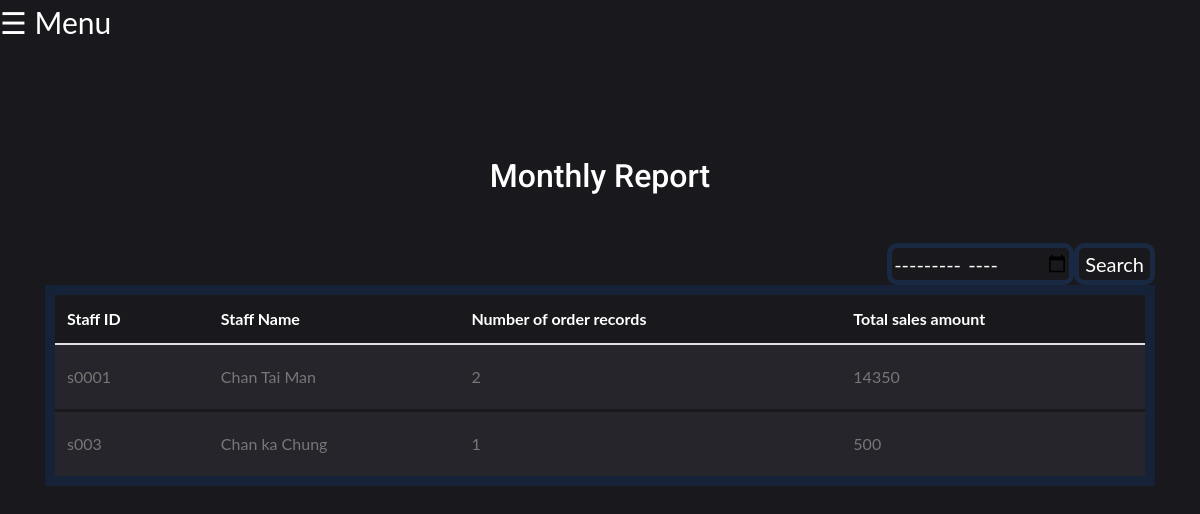
The app's page /php/MonthlyReport.php (signed in) with its own data.
### tables this page shows
CREATE TABLE `Staff` (
  `staffID` varchar(50) NOT NULL,
  `staffName` varchar(100) NOT NULL,
  `password` varchar(50) NOT NULL,
  `position` varchar(50) NOT NULL
);

### php/MonthlyReport.php (the view, shortened to what this page needs)
<!doctype html>
<?php
if(!isset($_COOKIE["user"])){
	header("Location: ../home.html");
}else{
?>
<html>
  <head>
    <link rel="stylesheet" href="../fonts/icomoon/style.css">
    <link rel="stylesheet" href="../css/owl.carousel.min.css">
    <link rel="stylesheet" href="../css/bootstrap.min.css">
    <link rel="stylesheet" href="../css/style.css">
    <link rel="stylesheet" href="../css/navbar.css">
  </head>
  <body>
	<span style="font-size:30px;cursor:pointer" onclick="openNav()">&#9776; Menu</span>
  <div class="content">
    <div class="container">
      <h2 class="mb-5">Monthly Report</h2>
      <div class="table-responsive custom-table-responsive">
		<form method="post">
          <?php
		  if(isset($_GET["month"])){
			 require("conn.php");
			 $YearMonth = $_GET["month"];
			 $sql = "select * from staff where position = 'Staff'";
			 $rs = mysqli_query($conn,$sql) or die(mysqli_error($conn));
			 echo "<input type='button' onclick='searchByMonth()' value='Search' class='button' />";
			 echo "<input type='month' name='searchMonth' id='Searchmonth' value='$YearMonth' class='button'min='2019-01' max='2030-12'/>";
			 echo "<table class='table custom-table'>";
			 echo "<thead>";
             echo "<tr>";
             echo "<th scope='col'>Staff ID</th>";
             echo "<th scope='col'>Staff Name</th>";
             echo "<th scope='col'>Number of order records</th>";
             echo "<th scope='col'>Total sales amount</th>";
             echo "</tr>";
			 echo "</thead>";
			 echo "<tbody>";
			 while($rc = mysqli_fetch_assoc($rs)){
				 $sql2 = "select count(*) as ordercount,sum(totalPrice) as totalsales from orders where staffID = '{$rc["staffID"]}' and dateTime like '%$YearMonth%'";
				 $rs2 = mysqli_query($conn,$sql2) or die(mysqli_error($conn));
				 $rc2 = mysqli_fetch_assoc($rs2);
				 echo "<tr scope = 'row'> ";
				 echo "<td>" . $rc["staffID"] . "</td>";
				 echo "<td>" . $rc["staffName"] . "</td>";
				 echo "<td>" . $rc2["ordercount"] . "</td>";
				 echo "<td>" . $rc2["totalsales"] . "</td>";
				 echo "</tr>";
				 echo "<tr class='spacer'><td colspan='100'></td></tr>";
			 }
			 echo "</tbody>";
			 mysqli_free_result($rs);
			 mysqli_close($conn);
		  }else{
			require("conn.php");
			 $sql = "select * from staff where position = 'Staff'";
			 $rs = mysqli_query($conn,$sql) or die(mysqli_error($conn));
			 echo "<input type='button' onclick='searchByMonth()' value='Search' class='button' />";
			 echo "<input type='month' name='searchMonth' id='Searchmonth' class='button'min='2019-01' max='2030-12'/>";
			 echo "<table class='table custom-table'>";
			 echo "<thead>";
             echo "<tr>";
             echo "<th scope='col'>Staff ID</th>";
             echo "<th scope='col'>Staff Name</th>";
             echo "<th scope='col'>Number of order records</th>";
             echo "<th scope='col'>Total sales amount</th>";
             echo "</tr>";
			 echo "</thead>";
			 echo "<tbody>";
			 while($rc = mysqli_fetch_assoc($rs)){
				 $sql2 = "select count(*) as ordercount,sum(totalPrice) as totalsales from orders where staffID = '{$rc["staffID"]}'";
				 $rs2 = mysqli_query($conn,$sql2) or die(mysqli_error($conn));
				 $rc2 = mysqli_fetch_assoc($rs2);
				 echo "<tr scope = 'row'> ";
				 echo "<td>" . $rc["staffID"] . "</td>";
				 echo "<td>" . $rc["staffName"] . "</td>";
				 echo "<td>" . $rc2["ordercount"] . "</td>";
				 echo "<td>" . $rc2["totalsales"] . "</td>";
				 echo "</tr>";
				 echo "<tr class='spacer'><td colspan='100'></td></tr>";
			 }
			 echo "</tbody>";
		  }
		?>
        </table>
		</form>
      </div>
    </div>
  </div>
  </body>
</html>
<?php
}
?>

### css/style.css (style rules this page uses)
body { font-family: "Roboto", -apple-system, BlinkMacSystemFont, "Segoe UI", Roboto, "Helvetica Neue", Arial, "Noto Sans", sans-serif, "Apple Color Emoji", "Segoe UI Emoji", "Segoe UI Symbol", "Noto Color Emoji"; background-color: #19191d; //font-weight: 300; color: #fff; }
.content { padding: 7rem 0; }
.mb-5 { text-align:center; }
h1, h2, h3, h4, h5, h6, .h1, .h2, .h3, .h4, .h5, .h6 { font-family: "Roboto", -apple-system, BlinkMacSystemFont, "Segoe UI", Roboto, "Helvetica Neue", Arial, "Noto Sans", sans-serif, "Apple Color Emoji", "Segoe UI Emoji", "Segoe UI Symbol", "Noto Color Emoji"; }
table { border: 10px solid #152238; }
.custom-table { min-width: 900px; max-height: 10px; }
.custom-table thead tr, .custom-table thead th { //border-top: none; //border-bottom: none !important; color: #fff; }
.custom-table tbody th, .custom-table tbody td { color: #777; //font-weight: 400; padding-bottom: 20px; padding-top: 20px; //font-weight: 300; }
.custom-table tbody tr th, .custom-table tbody tr td { background: #25252b; border: none; //-webkit-transition: .3s all ease; //-o-transition: .3s all ease; //transition: .3s all ease; }
.custom-table tbody tr.spacer td { padding: 0 !important; height: 3px; //border-radius: 0 !important; background: transparent !important; }
.button { border: 5px solid black; border-radius:10px; float: right; border-color: #192941; background-color: #19191d; color: white; font-size: 20px; }

### css/navbar.css (style rules this page uses)
body { font-family: "Lato", sans-serif; }

### records on screen
staff: staffID "s0001", staffName "Chan Tai Man", ordercount "2", totalsales "14350"
staff: staffID "s003", staffName "Chan ka Chung", ordercount "1", totalsales "500"
